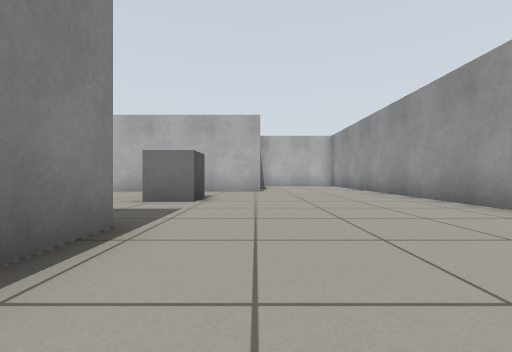
View 1 (above)

16 first-person views from a walk through a world built for the Gazebo simulator. The camera is 0.5 m above the floor, looks level and sees 90° across. The floor is counted in squares, 1 m on a side. Each view is taken from the middle of a square. On the plan, view 1 faces up. The plan holds only what a view shows up to about 9 squares ahead; the rest is blank. Some stock models are drawn as simple stand-ins.

View 2
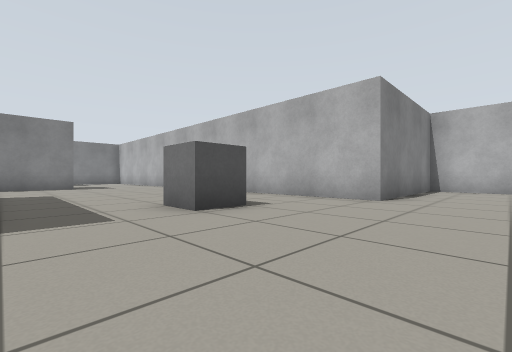

View 3
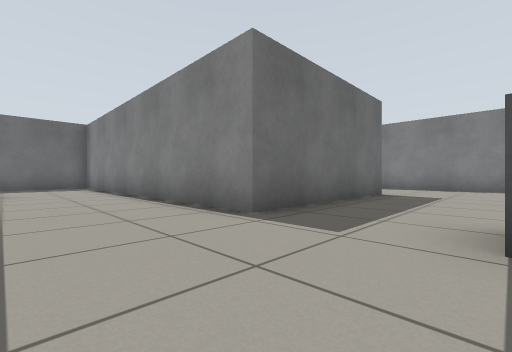

View 4
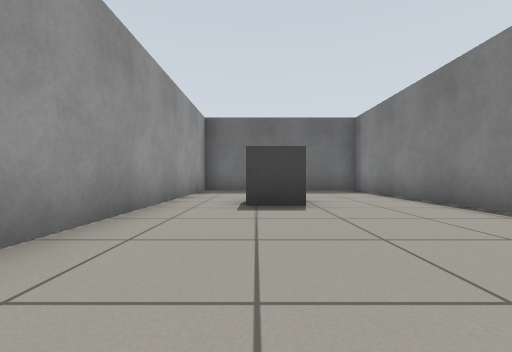

View 5
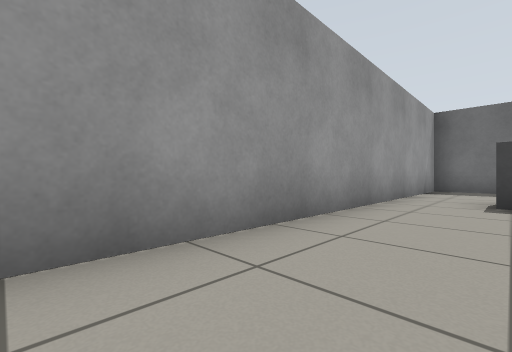

View 6
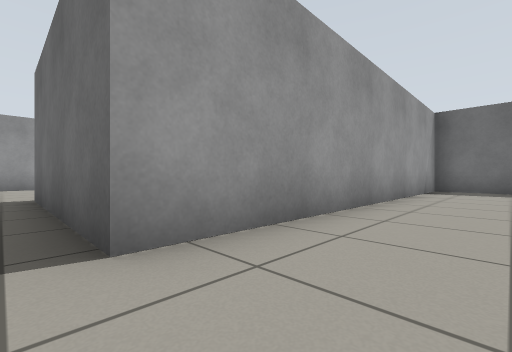

View 7
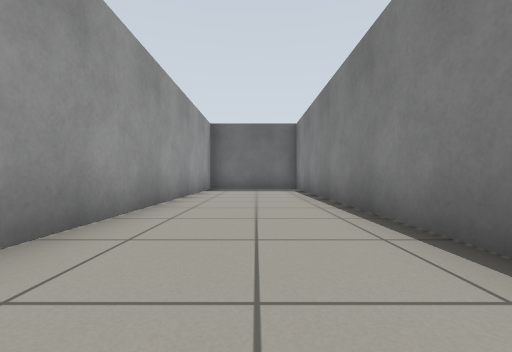

View 8
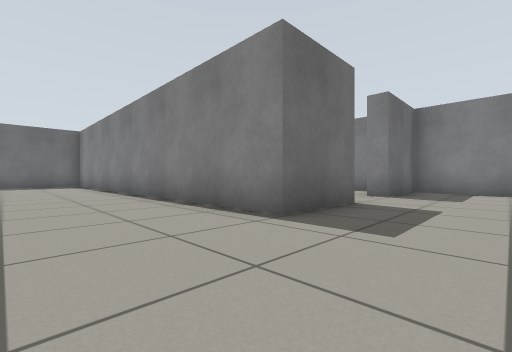

View 9
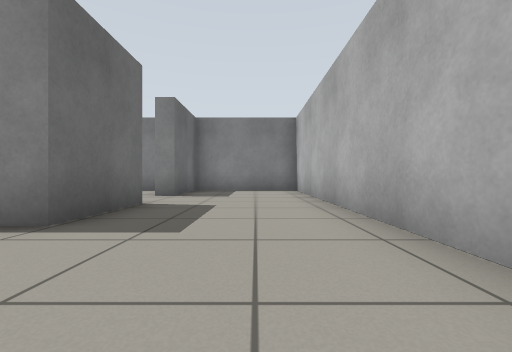

View 10
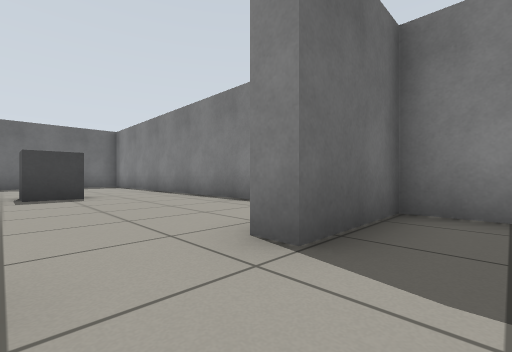

View 11
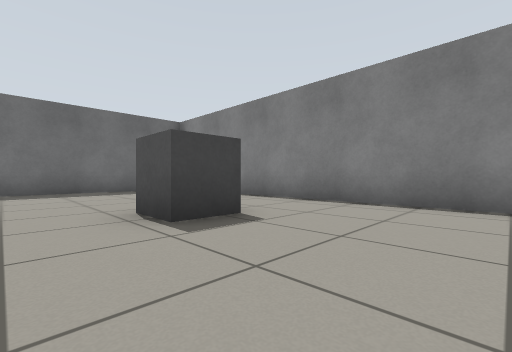

View 12
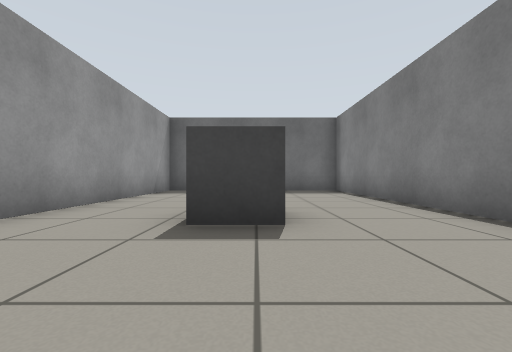

View 13
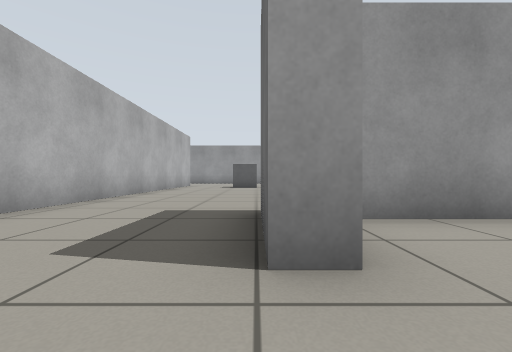

View 14
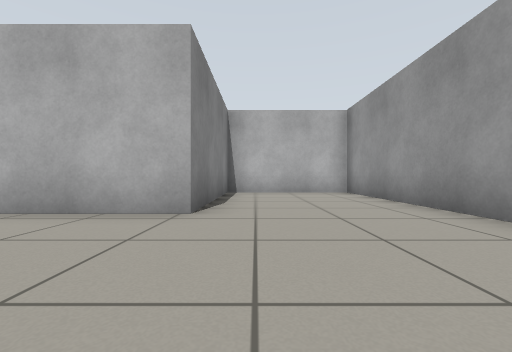

View 15
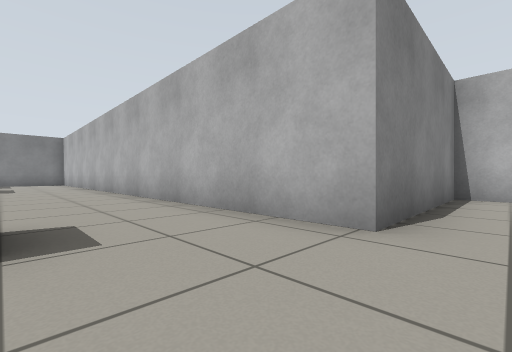

View 16
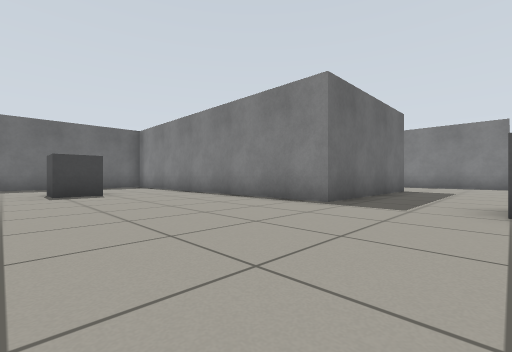

### Floor plan
Ten units are one square. View 1 is at (0, 0); x grows to the right and y downward. Boxes are objects, and circles mark ways between rooms. Rooms are numbered by the first view taken in them; rooms with no view inside come last. Other rooms are left out.
<svg viewBox="-163 -133 205 205">
<path fill="none" stroke="#000" d="M-116 -44 -116 -49 -95 -49 -95 60M-80 67 -63 67 -63 -25 -14 -25 -14 67 37 67 37 -128 1 -128 1 -84 -158 -84 -158 -49 -135 -49 -135 -44M-100 -20 -100 -39M-158 -36 -158 67 -100 67 -100 9"/>
<rect x="-25" y="-65" width="20" height="20" fill="#bbb"><title>grey box</title></rect>
<rect x="5" y="25" width="20" height="10" fill="#bbb"><title>grey box</title></rect>
<rect x="-135" y="5" width="10" height="10" fill="#bbb"><title>grey box</title></rect>
<circle cx="-125" cy="-50" r="3" fill="#2a7"/>
<text x="-30" y="-30">1</text>
<text x="-130" y="10">2</text>
</svg>
Room 1 opens to room 2.

Where each view was taken, in squares from view 1:
view 1: 0 up, 0 right, facing up
view 2: 3 up, 2 right, facing up-left
view 3: 5 up, 1 right, facing down-left
view 4: 2 up, 2 right, facing down
view 5: 3 up, 2 right, facing down-right
view 6: 3 up, 8 left, facing down-right
view 7: 3 up, 8 left, facing down
view 8: 7 up, 7 left, facing down-left
view 9: 7 up, 7 left, facing left
view 10: 6 up, 12 left, facing down-left
view 11: 2 up, 11 left, facing down-left
view 12: 2 up, 13 left, facing down
view 13: 5 up, 13 left, facing right
view 14: 5 up, 1 right, facing up
view 15: 6 up, 1 right, facing up-left
view 16: 5 up, 3 right, facing down-left
